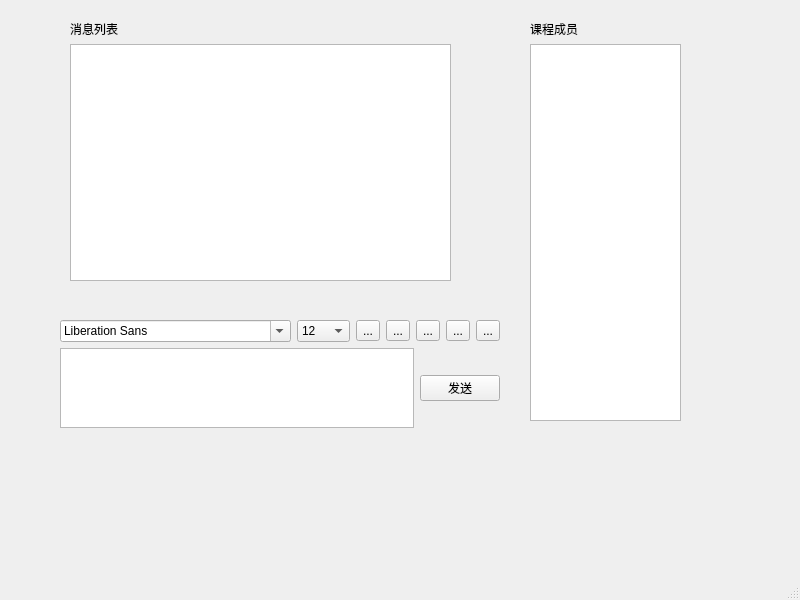
<?xml version="1.0" encoding="UTF-8"?>
<ui version="4.0">
 <class>ChatRoom</class>
 <widget class="QMainWindow" name="ChatRoom">
  <property name="geometry">
   <rect>
    <x>0</x>
    <y>0</y>
    <width>800</width>
    <height>600</height>
   </rect>
  </property>
  <property name="windowTitle">
   <string>MainWindow</string>
  </property>
  <widget class="QWidget" name="centralwidget">
   <widget class="QWidget" name="layoutWidget">
    <property name="geometry">
     <rect>
      <x>70</x>
      <y>20</y>
      <width>381</width>
      <height>261</height>
     </rect>
    </property>
    <layout class="QVBoxLayout" name="verticalLayout_2">
     <item>
      <widget class="QLabel" name="label_2">
       <property name="text">
        <string>消息列表</string>
       </property>
      </widget>
     </item>
     <item>
      <widget class="QTextBrowser" name="msg_browser"/>
     </item>
    </layout>
   </widget>
   <widget class="QWidget" name="layoutWidget">
    <property name="geometry">
     <rect>
      <x>530</x>
      <y>20</y>
      <width>151</width>
      <height>401</height>
     </rect>
    </property>
    <layout class="QVBoxLayout" name="verticalLayout_3">
     <item>
      <widget class="QLabel" name="label">
       <property name="text">
        <string>课程成员</string>
       </property>
      </widget>
     </item>
     <item>
      <widget class="QListWidget" name="student_list"/>
     </item>
    </layout>
   </widget>
   <widget class="QWidget" name="layoutWidget">
    <property name="geometry">
     <rect>
      <x>60</x>
      <y>320</y>
      <width>440</width>
      <height>108</height>
     </rect>
    </property>
    <layout class="QVBoxLayout" name="verticalLayout">
     <item>
      <layout class="QHBoxLayout" name="horizontalLayout">
       <item>
        <widget class="QFontComboBox" name="font_name_combo"/>
       </item>
       <item>
        <widget class="QComboBox" name="font_size_combo">
         <property name="currentIndex">
          <number>2</number>
         </property>
         <item>
          <property name="text">
           <string>8</string>
          </property>
         </item>
         <item>
          <property name="text">
           <string>10</string>
          </property>
         </item>
         <item>
          <property name="text">
           <string>12</string>
          </property>
         </item>
         <item>
          <property name="text">
           <string>14</string>
          </property>
         </item>
         <item>
          <property name="text">
           <string>16</string>
          </property>
         </item>
         <item>
          <property name="text">
           <string>18</string>
          </property>
         </item>
         <item>
          <property name="text">
           <string>20</string>
          </property>
         </item>
         <item>
          <property name="text">
           <string>22</string>
          </property>
         </item>
         <item>
          <property name="text">
           <string>24</string>
          </property>
         </item>
        </widget>
       </item>
       <item>
        <widget class="QToolButton" name="font_bold_tbtn">
         <property name="text">
          <string>...</string>
         </property>
         <property name="icon">
          <iconset resource="icons.qrc">
           <normaloff>:/icons/bold.png</normaloff>:/icons/bold.png</iconset>
         </property>
         <property name="checkable">
          <bool>true</bool>
         </property>
        </widget>
       </item>
       <item>
        <widget class="QToolButton" name="font_italic_tbtn">
         <property name="text">
          <string>...</string>
         </property>
         <property name="icon">
          <iconset resource="icons.qrc">
           <normaloff>:/icons/italic .png</normaloff>:/icons/italic .png</iconset>
         </property>
         <property name="checkable">
          <bool>true</bool>
         </property>
        </widget>
       </item>
       <item>
        <widget class="QToolButton" name="font_underline_tbtn">
         <property name="text">
          <string>...</string>
         </property>
         <property name="icon">
          <iconset resource="icons.qrc">
           <normaloff>:/icons/underline.png</normaloff>:/icons/underline.png</iconset>
         </property>
         <property name="checkable">
          <bool>true</bool>
         </property>
        </widget>
       </item>
       <item>
        <widget class="QToolButton" name="font_color_tbtn">
         <property name="text">
          <string>...</string>
         </property>
         <property name="icon">
          <iconset resource="icons.qrc">
           <normaloff>:/icons/font_ color.png</normaloff>:/icons/font_ color.png</iconset>
         </property>
        </widget>
       </item>
       <item>
        <widget class="QToolButton" name="msg_erase_tbtn">
         <property name="text">
          <string>...</string>
         </property>
         <property name="icon">
          <iconset resource="icons.qrc">
           <normaloff>:/icons/clear.png</normaloff>:/icons/clear.png</iconset>
         </property>
        </widget>
       </item>
      </layout>
     </item>
     <item>
      <layout class="QHBoxLayout" name="horizontalLayout_2">
       <item>
        <widget class="QTextEdit" name="msg_text"/>
       </item>
       <item>
        <widget class="QPushButton" name="msg_send_btn">
         <property name="text">
          <string>发送</string>
         </property>
        </widget>
       </item>
      </layout>
     </item>
    </layout>
   </widget>
  </widget>
  <widget class="QMenuBar" name="menubar">
   <property name="geometry">
    <rect>
     <x>0</x>
     <y>0</y>
     <width>800</width>
     <height>23</height>
    </rect>
   </property>
  </widget>
  <widget class="QStatusBar" name="statusbar"/>
 </widget>
 <resources>
  <include location="icons.qrc"/>
 </resources>
 <connections/>
</ui>
